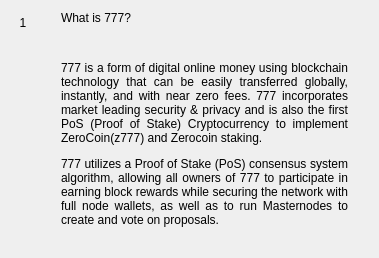
                  <widget class="QWidget" name="widgetFaq1" native="true">
                   <property name="minimumSize">
                    <size>
                     <width>300</width>
                     <height>0</height>
                    </size>
                   </property>
                   <layout class="QHBoxLayout" name="horizontalLayout_1" stretch="0,1">
                    <item alignment="Qt::AlignTop">
                     <widget class="QLabel" name="labelNumber1">
                      <property name="minimumSize">
                       <size>
                        <width>24</width>
                        <height>24</height>
                       </size>
                      </property>
                      <property name="maximumSize">
                       <size>
                        <width>16777215</width>
                        <height>24</height>
                       </size>
                      </property>
                      <property name="text">
                       <string>1</string>
                      </property>
                      <property name="alignment">
                       <set>Qt::AlignCenter</set>
                      </property>
                     </widget>
                    </item>
                    <item>
                     <layout class="QVBoxLayout" name="verticalLayout_61">
                      <property name="leftMargin">
                       <number>20</number>
                      </property>
                      <property name="rightMargin">
                       <number>20</number>
                      </property>
                      <item>
                       <widget class="QLabel" name="labelSubtitle1">
                        <property name="text">
                         <string>What is 777?</string>
                        </property>
                        <property name="wordWrap">
                         <bool>true</bool>
                        </property>
                       </widget>
                      </item>
                      <item>
                       <spacer name="verticalSpacer_10">
                        <property name="orientation">
                         <enum>Qt::Vertical</enum>
                        </property>
                        <property name="sizeType">
                         <enum>QSizePolicy::Fixed</enum>
                        </property>
                        <property name="sizeHint" stdset="0">
                         <size>
                          <width>20</width>
                          <height>30</height>
                         </size>
                        </property>
                       </spacer>
                      </item>
                      <item>
                       <widget class="QLabel" name="labelContent1">
                        <property name="text">
                         <string>
                           &lt;html&gt;&lt;head/&gt;&lt;body&gt;&lt;p align=&quot;justify&quot;&gt;
                           777 is a form of digital online money using blockchain technology
                           that can be easily transferred globally, instantly, and with near
                           zero fees.  777 incorporates market leading security &amp;
                           privacy and is also the first PoS (Proof of Stake) Cryptocurrency
                           to implement ZeroCoin(z777) and Zerocoin staking.
                           &lt;/p&gt;&lt;p align=&quot;justify&quot;&gt;
                           777 utilizes a Proof of Stake (PoS) consensus system algorithm,
                           allowing all owners of 777 to participate in earning block rewards
                           while securing the network with full node wallets, as well as to
                           run Masternodes to create and vote on proposals.
                           &lt;/p&gt;&lt;/body&gt;&lt;/html&gt;
                         </string>
                        </property>
                        <property name="alignment">
                         <set>Qt::AlignLeading|Qt::AlignLeft|Qt::AlignTop</set>
                        </property>
                        <property name="wordWrap">
                         <bool>true</bool>
                        </property>
                       </widget>
                      </item>
                      <item>
                       <spacer name="verticalSpacer_11">
                        <property name="orientation">
                         <enum>Qt::Vertical</enum>
                        </property>
                        <property name="sizeHint" stdset="0">
                         <size>
                          <width>20</width>
                          <height>20</height>
                         </size>
                        </property>
                       </spacer>
                      </item>
                     </layout>
                    </item>
                   </layout>
                  </widget>
